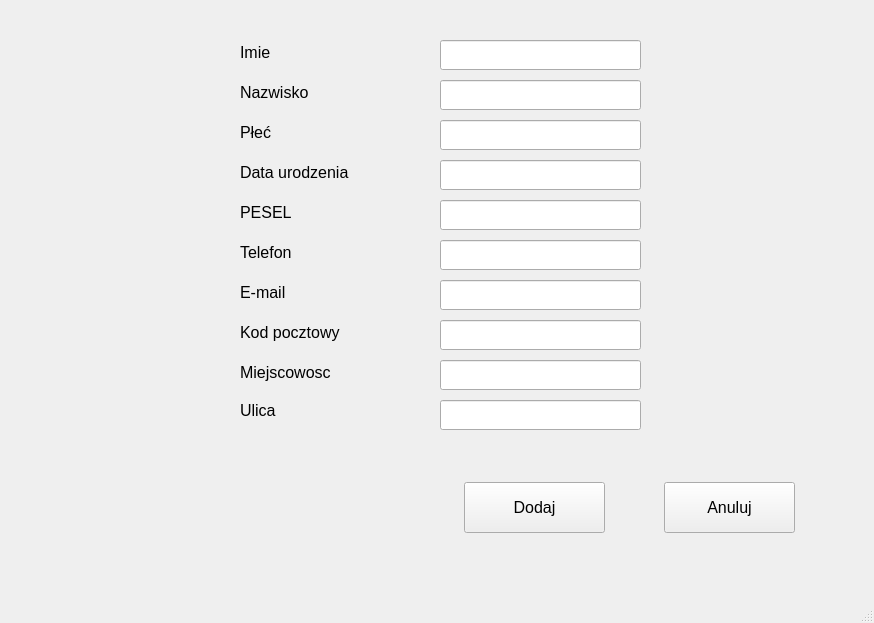
<?xml version="1.0" encoding="UTF-8"?>
<ui version="4.0">
 <class>MainWindow</class>
 <widget class="QMainWindow" name="MainWindow">
  <property name="geometry">
   <rect>
    <x>0</x>
    <y>0</y>
    <width>874</width>
    <height>623</height>
   </rect>
  </property>
  <property name="windowTitle">
   <string>MainWindow</string>
  </property>
  <widget class="QWidget" name="centralwidget">
   <widget class="QPushButton" name="pushButtonAdd">
    <property name="geometry">
     <rect>
      <x>464</x>
      <y>482</y>
      <width>141</width>
      <height>51</height>
     </rect>
    </property>
    <property name="font">
     <font>
      <pointsize>12</pointsize>
     </font>
    </property>
    <property name="text">
     <string>Dodaj</string>
    </property>
   </widget>
   <widget class="QPushButton" name="pushButtonAbort">
    <property name="geometry">
     <rect>
      <x>664</x>
      <y>482</y>
      <width>131</width>
      <height>51</height>
     </rect>
    </property>
    <property name="font">
     <font>
      <pointsize>12</pointsize>
     </font>
    </property>
    <property name="text">
     <string>Anuluj</string>
    </property>
   </widget>
   <widget class="QLineEdit" name="nameLineEdit">
    <property name="geometry">
     <rect>
      <x>440</x>
      <y>40</y>
      <width>201</width>
      <height>30</height>
     </rect>
    </property>
    <property name="font">
     <font>
      <pointsize>12</pointsize>
     </font>
    </property>
   </widget>
   <widget class="QLineEdit" name="surnameLineEdit">
    <property name="geometry">
     <rect>
      <x>440</x>
      <y>80</y>
      <width>201</width>
      <height>30</height>
     </rect>
    </property>
    <property name="font">
     <font>
      <pointsize>12</pointsize>
     </font>
    </property>
   </widget>
   <widget class="QLineEdit" name="peselLineEdit">
    <property name="geometry">
     <rect>
      <x>440</x>
      <y>200</y>
      <width>201</width>
      <height>30</height>
     </rect>
    </property>
    <property name="font">
     <font>
      <pointsize>12</pointsize>
     </font>
    </property>
   </widget>
   <widget class="QLabel" name="nameLabel">
    <property name="geometry">
     <rect>
      <x>240</x>
      <y>40</y>
      <width>160</width>
      <height>24</height>
     </rect>
    </property>
    <property name="font">
     <font>
      <pointsize>12</pointsize>
     </font>
    </property>
    <property name="text">
     <string>Imie</string>
    </property>
   </widget>
   <widget class="QLabel" name="surnameLabel">
    <property name="geometry">
     <rect>
      <x>240</x>
      <y>80</y>
      <width>160</width>
      <height>24</height>
     </rect>
    </property>
    <property name="font">
     <font>
      <pointsize>12</pointsize>
     </font>
    </property>
    <property name="text">
     <string>Nazwisko</string>
    </property>
   </widget>
   <widget class="QLineEdit" name="sexLineEdit">
    <property name="geometry">
     <rect>
      <x>440</x>
      <y>120</y>
      <width>201</width>
      <height>30</height>
     </rect>
    </property>
    <property name="font">
     <font>
      <pointsize>12</pointsize>
     </font>
    </property>
   </widget>
   <widget class="QLineEdit" name="phoneLineEdit">
    <property name="geometry">
     <rect>
      <x>440</x>
      <y>240</y>
      <width>201</width>
      <height>30</height>
     </rect>
    </property>
    <property name="font">
     <font>
      <pointsize>12</pointsize>
     </font>
    </property>
   </widget>
   <widget class="QLineEdit" name="emailLineEdit">
    <property name="geometry">
     <rect>
      <x>440</x>
      <y>280</y>
      <width>201</width>
      <height>30</height>
     </rect>
    </property>
    <property name="font">
     <font>
      <pointsize>12</pointsize>
     </font>
    </property>
   </widget>
   <widget class="QLineEdit" name="cityCodeLineEdit">
    <property name="geometry">
     <rect>
      <x>440</x>
      <y>320</y>
      <width>201</width>
      <height>30</height>
     </rect>
    </property>
    <property name="font">
     <font>
      <pointsize>12</pointsize>
     </font>
    </property>
   </widget>
   <widget class="QLineEdit" name="cityLineEdit">
    <property name="geometry">
     <rect>
      <x>440</x>
      <y>360</y>
      <width>201</width>
      <height>30</height>
     </rect>
    </property>
    <property name="font">
     <font>
      <pointsize>12</pointsize>
     </font>
    </property>
   </widget>
   <widget class="QLineEdit" name="streetLineEdit">
    <property name="geometry">
     <rect>
      <x>440</x>
      <y>400</y>
      <width>201</width>
      <height>30</height>
     </rect>
    </property>
    <property name="font">
     <font>
      <pointsize>12</pointsize>
     </font>
    </property>
   </widget>
   <widget class="QLabel" name="peselLabel">
    <property name="geometry">
     <rect>
      <x>240</x>
      <y>200</y>
      <width>160</width>
      <height>24</height>
     </rect>
    </property>
    <property name="font">
     <font>
      <pointsize>12</pointsize>
     </font>
    </property>
    <property name="text">
     <string>PESEL</string>
    </property>
   </widget>
   <widget class="QLabel" name="sexLabel">
    <property name="geometry">
     <rect>
      <x>240</x>
      <y>120</y>
      <width>160</width>
      <height>24</height>
     </rect>
    </property>
    <property name="font">
     <font>
      <pointsize>12</pointsize>
     </font>
    </property>
    <property name="text">
     <string>Płeć</string>
    </property>
   </widget>
   <widget class="QLabel" name="phoneLabel">
    <property name="geometry">
     <rect>
      <x>240</x>
      <y>240</y>
      <width>160</width>
      <height>24</height>
     </rect>
    </property>
    <property name="font">
     <font>
      <pointsize>12</pointsize>
     </font>
    </property>
    <property name="text">
     <string>Telefon</string>
    </property>
   </widget>
   <widget class="QLabel" name="emailLabel">
    <property name="geometry">
     <rect>
      <x>240</x>
      <y>280</y>
      <width>160</width>
      <height>24</height>
     </rect>
    </property>
    <property name="font">
     <font>
      <pointsize>12</pointsize>
     </font>
    </property>
    <property name="text">
     <string>E-mail</string>
    </property>
   </widget>
   <widget class="QLabel" name="cityCodeLabel">
    <property name="geometry">
     <rect>
      <x>240</x>
      <y>320</y>
      <width>160</width>
      <height>24</height>
     </rect>
    </property>
    <property name="font">
     <font>
      <pointsize>12</pointsize>
     </font>
    </property>
    <property name="text">
     <string>Kod pocztowy</string>
    </property>
   </widget>
   <widget class="QLabel" name="cityLabel">
    <property name="geometry">
     <rect>
      <x>240</x>
      <y>360</y>
      <width>160</width>
      <height>24</height>
     </rect>
    </property>
    <property name="font">
     <font>
      <pointsize>12</pointsize>
     </font>
    </property>
    <property name="text">
     <string>Miejscowosc</string>
    </property>
   </widget>
   <widget class="QLabel" name="streetLabel">
    <property name="geometry">
     <rect>
      <x>240</x>
      <y>400</y>
      <width>160</width>
      <height>21</height>
     </rect>
    </property>
    <property name="font">
     <font>
      <pointsize>12</pointsize>
     </font>
    </property>
    <property name="text">
     <string>Ulica</string>
    </property>
   </widget>
   <widget class="QLineEdit" name="birthDateLineEdit">
    <property name="geometry">
     <rect>
      <x>440</x>
      <y>160</y>
      <width>201</width>
      <height>30</height>
     </rect>
    </property>
    <property name="font">
     <font>
      <pointsize>12</pointsize>
     </font>
    </property>
   </widget>
   <widget class="QLabel" name="birthDateLabel">
    <property name="geometry">
     <rect>
      <x>240</x>
      <y>160</y>
      <width>160</width>
      <height>24</height>
     </rect>
    </property>
    <property name="font">
     <font>
      <pointsize>12</pointsize>
     </font>
    </property>
    <property name="text">
     <string>Data urodzenia</string>
    </property>
   </widget>
   <zorder>pushButtonAdd</zorder>
   <zorder>pushButtonAbort</zorder>
   <zorder>nameLineEdit</zorder>
   <zorder>peselLineEdit</zorder>
   <zorder>nameLabel</zorder>
   <zorder>surnameLabel</zorder>
   <zorder>sexLineEdit</zorder>
   <zorder>phoneLineEdit</zorder>
   <zorder>emailLineEdit</zorder>
   <zorder>cityCodeLineEdit</zorder>
   <zorder>cityLineEdit</zorder>
   <zorder>streetLineEdit</zorder>
   <zorder>peselLabel</zorder>
   <zorder>sexLabel</zorder>
   <zorder>phoneLabel</zorder>
   <zorder>emailLabel</zorder>
   <zorder>cityCodeLabel</zorder>
   <zorder>cityLabel</zorder>
   <zorder>streetLabel</zorder>
   <zorder>birthDateLineEdit</zorder>
   <zorder>birthDateLabel</zorder>
   <zorder>surnameLineEdit</zorder>
  </widget>
  <widget class="QMenuBar" name="menubar">
   <property name="geometry">
    <rect>
     <x>0</x>
     <y>0</y>
     <width>874</width>
     <height>21</height>
    </rect>
   </property>
  </widget>
  <widget class="QStatusBar" name="statusbar"/>
 </widget>
 <tabstops>
  <tabstop>nameLineEdit</tabstop>
  <tabstop>surnameLineEdit</tabstop>
  <tabstop>sexLineEdit</tabstop>
  <tabstop>birthDateLineEdit</tabstop>
  <tabstop>peselLineEdit</tabstop>
  <tabstop>phoneLineEdit</tabstop>
  <tabstop>emailLineEdit</tabstop>
  <tabstop>cityCodeLineEdit</tabstop>
  <tabstop>cityLineEdit</tabstop>
  <tabstop>streetLineEdit</tabstop>
  <tabstop>pushButtonAdd</tabstop>
  <tabstop>pushButtonAbort</tabstop>
 </tabstops>
 <resources/>
 <connections/>
</ui>
